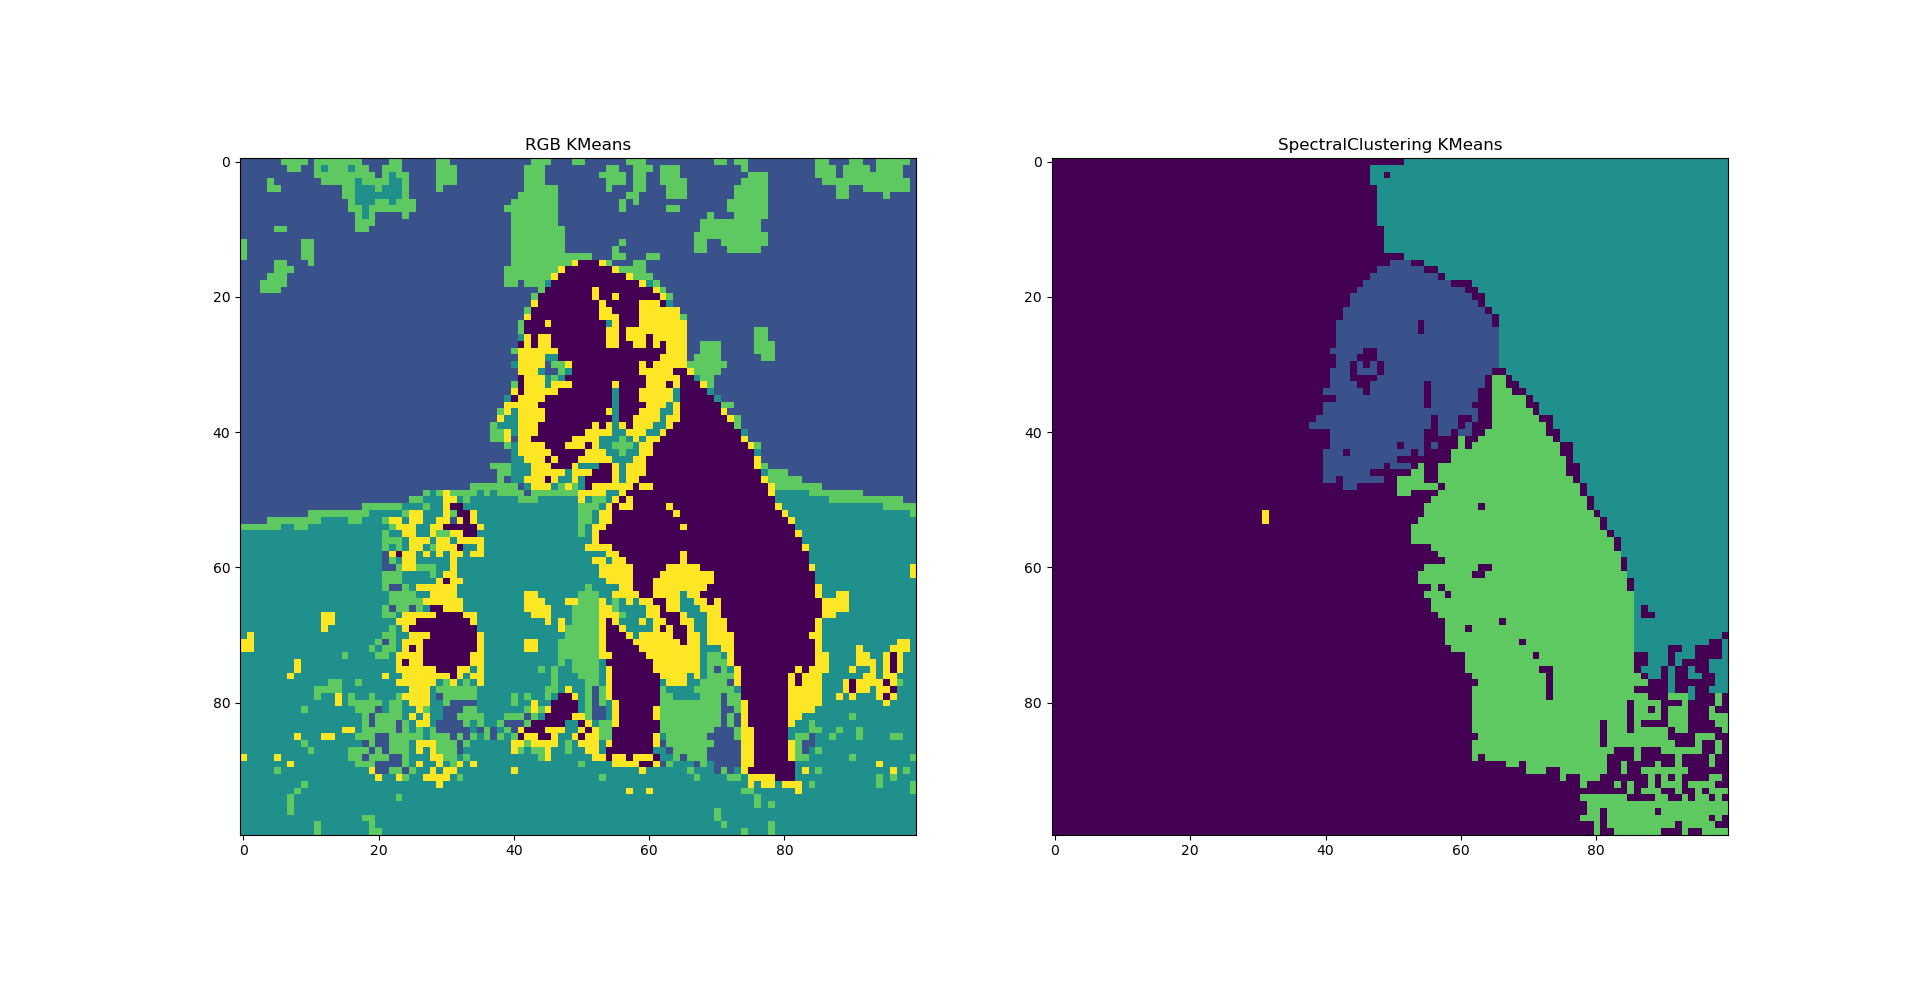

Generate this figure with Python:
import numpy as np
import matplotlib.image as img
import matplotlib.pyplot as plt
import scipy.sparse as sp
import scipy.sparse.linalg as spla
import math
from sklearn.cluster import KMeans

def searchSimilarity(img):

    # get the width (w), height (h), and # of colors (c) from the image
    [h, w, c] = np.array(img).shape
    
    N = w*h
    
    # those lists will be used to store a sparse matrix S
    li = []
    lj = []
    lv = []
    deg = np.zeros(N)
    mean = 0
    std = 0

    # Here we use a vector to represent an image.
    # Each pixel is an element, so the vector length l = w*h.
    # We will use the row major to define the index of each pixel.
    
    # We need to compute the "similarity" among pixels,
    # and store them in a matrix S, whose size is l*l.
    # But only adjacent pixels are considered to have "location similarity".
    # So the matrix is highly "sparse", which means it has many zeros.
    
    # Therefore, we will use the sparse matrix format to store S.
    # The format we used is called "COOrdinate" (COO), which stores 
    # each nonzero element by (i, j, v), the index (i,j) and the value v.
    #  
    
    #---------------------------------------------------------
    def computeSim(i1, j1, i2, j2):
        # v1 and v2 are vectors of size = 3.
        d = img[i1, j1, :]-img[i2, j2, :]
        v = np.linalg.norm(d)
        return v
    
    def insert(i, j , v):
        # insert the index (i,j) (j,i) and the value v to the matrix
        nonlocal mean, std
        li.append(i)
        lj.append(j)
        lv.append(v)
        li.append(j)
        lj.append(i)
        lv.append(v)
        mean = mean + v
        std = std + v*v
    
    #---------------------------------------------------------
    for h_idx in range(h):
        for w_idx in range(w):
            i = h_idx*h + w_idx  # source 
            # down
            if (h_idx<h-1):      
                j = i + w      # destination
                v = computeSim(h_idx, w_idx, h_idx+1, w_idx)
                insert(i, j, v)
                
            # right
            if (w_idx < w-1):      
                j = i + 1      # destination
                v = computeSim(h_idx, w_idx, h_idx, w_idx+1)
                insert(i, j, v)

    # construct the sparse matrix
    sz = len(li)
    mean = mean / sz
    std = math.sqrt(std/sz - mean*mean)
    print(mean, std)
    
    for i in range(sz):
        lv[i] = -math.exp(-lv[i]*2/std)
        deg[li[i]] = deg[li[i]] - lv[i]
        
    for i in range(N):
        li.append(i)
        lj.append(i)
        lv.append(1)
        deg[i] = math.sqrt(deg[i])

    for i in range(sz):
        lv[i] = lv[i]/deg[li[i]]/deg[lj[i]]

    L = sp.coo_matrix((lv, (li,lj)), shape=(N, N))
    
    return L, w, h

# -------- spectral clustering ------------------
def SpectralClustering(image, nCluster):
    ''' the returned values of searchSimilarity are
        L: Laplacian matrix in the COO format
        w, h: the width and height of the image
    '''
    L, w, h = searchSimilarity(image)

	# call scipy.sparse.linalg.eigs to get the smallest eigenvalues 
	# and its corresponding eigenvectors
    vals, vecs = sp.linalg.eigs(L, which='SM', k=6)

	# use the values in eigenvectors as features and call K-means to 
	# cluster pixels
    clf = KMeans(n_clusters=nCluster)
    clf.fit(vecs.astype(float))
    img_labels = np.reshape(clf.labels_, (w, h))
    return img_labels

# -------- Kmeans Clustering --------------------
def KMeansClustering(image, nCluster):
    ''' Use RGB values as features to cluster objects.
    '''
    [h, w, c] = np.array(image).shape
    N = w*h
    img = np.reshape(image, (N, c))
    
    clf = KMeans(n_clusters=nCluster)
    clf.fit(img)
    img_labels = np.reshape(clf.labels_, (h, w))
    return img_labels
    
# -------- main program -------------------------
image = img.imread('cat_dog_002.png')

nCluster = 5

img1 = KMeansClustering(image, nCluster)
img2 = SpectralClustering(image, nCluster)

#--------SpectralClustering better than RGB KMeans---------------
plt.figure(1)
plt.subplot(121)
plt.imshow(img1)
plt.title('RGB KMeans')
plt.subplot(122)
plt.imshow(img2)
plt.title('SpectralClustering KMeans')
plt.show()
#----------------------------------------------------------------
